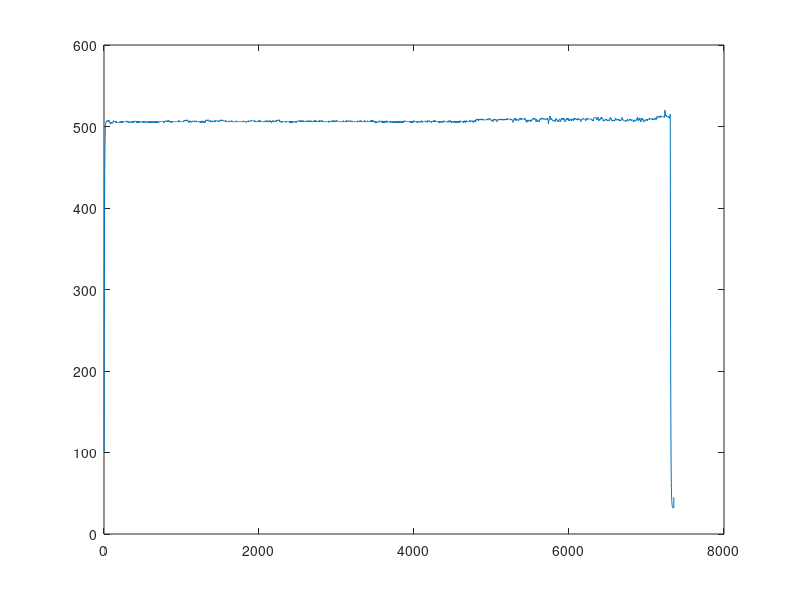

The MATLAB source for this figure:
clear;close all;clc

% fileID = fopen('aquicicao1.txt','r');
% x = fscanf(fileID,'%f');
% fclose(fileID);

fileID = fopen('teste4.txt','r');
x = fscanf(fileID,'%d,');
fclose(fileID);

plot(x)
